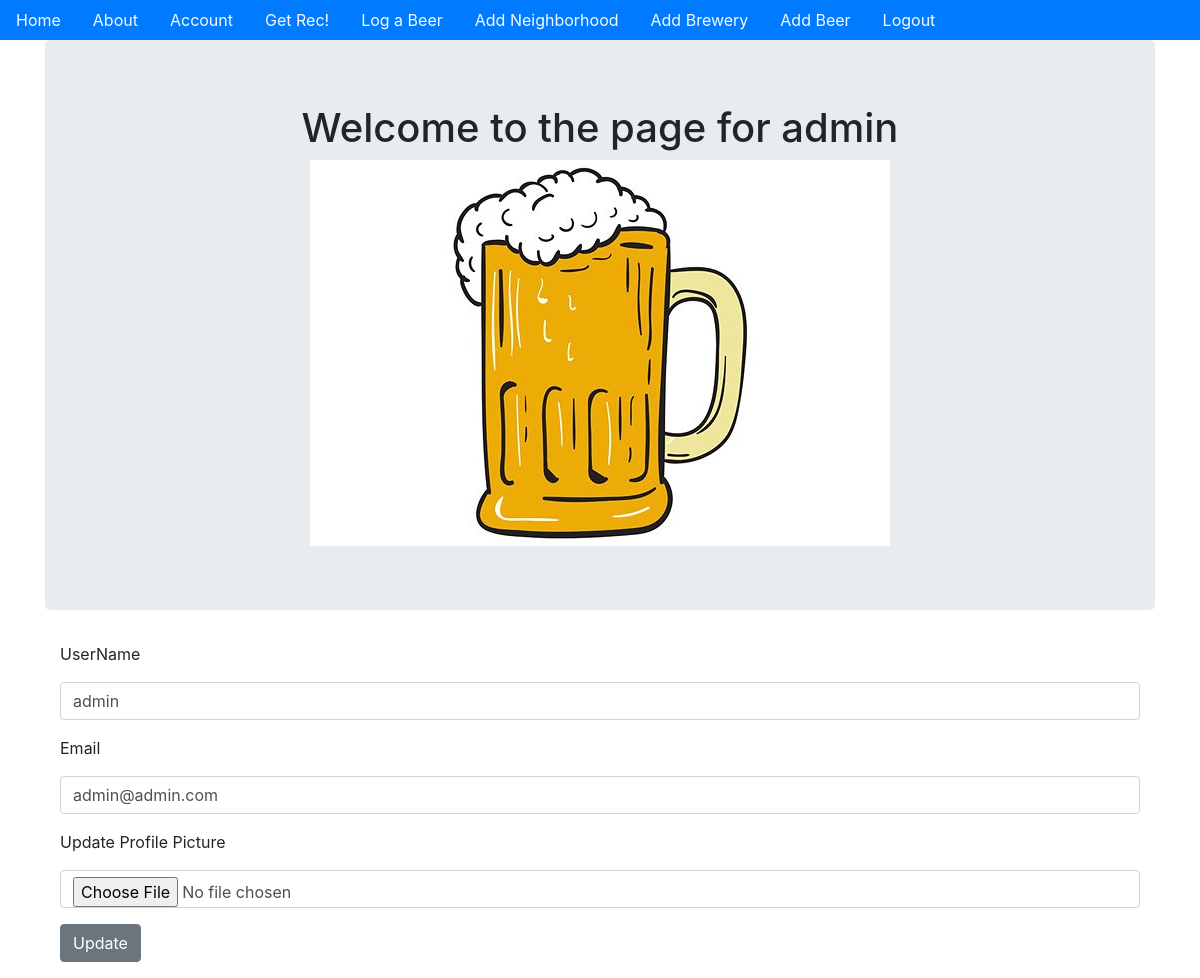
/account (signed in), run on the app's committed database.
### beer_app/models.py (models this page shows, shortened)
class User(db.Model, UserMixin):
    __tablename__ = 'users'
    id = db.Column(db.Integer, primary_key=True)
    profile_image = db.Column(
        db.String(64), nullable=False, default='default_profile.png')
    email = db.Column(db.String(64), unique=True, index=True)
    username = db.Column(db.String(64), unique=True, index=True)
    password_hash = db.Column(db.String(128))
    transactions = db.relationship('Log', backref='user', lazy='dynamic')
    recommendations = db.relationship(
        'Rec', backref='user', lazy='dynamic')

### beer_app/users/views.py (the view)
@users.route('/account', methods=['GET', 'POST'])
@login_required
def account():
    form = UpdateUserForm()
    if form.validate_on_submit():
        if form.picture.data:
            username = current_user.username
            pic = add_profile_pic(form.picture.data, username)
            current_user.profile_image = pic
        current_user.name = form.username.data
        current_user.email = form.email.data
        db.session.commit()
        flash('User account updated!')
        return redirect(url_for('users.account'))
    elif request.method == 'GET':
        form.username.data = current_user.username
        form.email.data = current_user.email
    profile_image = url_for(
        'static', filename='profile_pics/'+current_user.profile_image)
    return render_template('account.html', profile_image=profile_image, form=form)

### beer_app/users/forms.py (shortened to what this page needs)
class UpdateUserForm(FlaskForm):
    email = StringField('Email', validators=[DataRequired(),Email()])
    username = StringField('UserName',validators=[DataRequired()])
    picture = FileField('Update Profile Picture',validators=[FileAllowed(['jpg','png'])])
    submit = SubmitField('Update')

### beer_app/models.py (called while the page is built)
@login_manager.user_loader
def load_user(user_id):
    return User.query.get(user_id)

### beer_app/templates/account.html (shortened to what this page needs)
{% extends "base.html" %}
{% block content %}
<div class='jumbotron'>
    <div align='center'>
        <h1>Welcome to the page for {{current_user.username}}</h1>
        <img align='center' src="{{url_for('static',filename='profile_pics/'+current_user.profile_image)}}" alt="">
    </div>
</div>
<div class='container'>
    <form method="POST" action="" enctype="multipart/form-data">
            <div class='form-group'>
                {{form.username.label(class='form-group')}}
                {{form.username(class='form-control')}}
            </div>
            <div class='form-group'>
                {{form.email.label(class='form-group')}}
                {{form.email(class='form-control')}}
            </div>
            <div class='form-group'>
                {{form.picture.label(class='form-group')}}
                {{form.picture(class='form-control')}}
            </div>
            <div class='form-group'>
                {{form.submit(class='btn btn-secondary')}}
            </div>
    </form>
</div>
{% endblock %}

### data on the page
User: username "admin", profile_image (placeholder picture), email "admin@admin.com"
